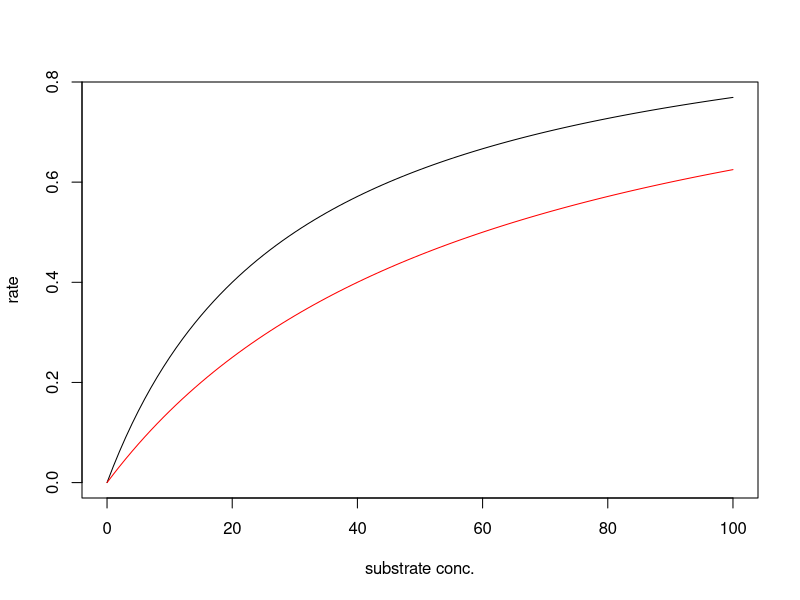

Recreate this plot in R.
## ---- chunk 1
x <- 0:100; ninh <- x/(30+x); inh <- x/(30*(1+10/10)+x)
plot(x, ninh, type="l", xlab="substrate conc.", ylab="rate"); lines(x, inh, col="red")
